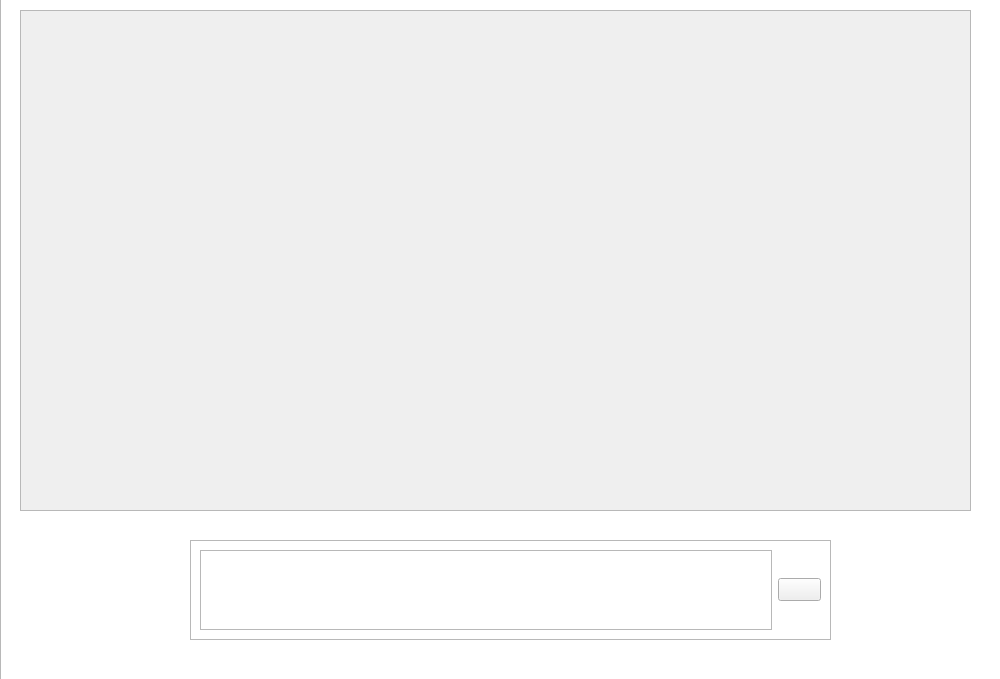
<?xml version="1.0" encoding="UTF-8"?>
<ui version="4.0">
 <class>Form</class>
 <widget class="QWidget" name="Form">
  <property name="geometry">
   <rect>
    <x>0</x>
    <y>0</y>
    <width>1000</width>
    <height>679</height>
   </rect>
  </property>
  <property name="maximumSize">
   <size>
    <width>1000</width>
    <height>1000</height>
   </size>
  </property>
  <property name="windowTitle">
   <string>Form</string>
  </property>
  <widget class="QScrollArea" name="scrollArea">
   <property name="geometry">
    <rect>
     <x>20</x>
     <y>10</y>
     <width>951</width>
     <height>501</height>
    </rect>
   </property>
   <property name="widgetResizable">
    <bool>true</bool>
   </property>
   <widget class="QWidget" name="scrollAreaWidgetContents">
    <property name="geometry">
     <rect>
      <x>0</x>
      <y>0</y>
      <width>949</width>
      <height>499</height>
     </rect>
    </property>
   </widget>
  </widget>
  <widget class="QListView" name="listView">
   <property name="geometry">
    <rect>
     <x>0</x>
     <y>-30</y>
     <width>1001</width>
     <height>711</height>
    </rect>
   </property>
   <property name="styleSheet">
    <string notr="true">border-image: url(:/icons/icons/Itsuki_4.jpg);</string>
   </property>
  </widget>
  <widget class="QFrame" name="frame">
   <property name="geometry">
    <rect>
     <x>190</x>
     <y>540</y>
     <width>641</width>
     <height>100</height>
    </rect>
   </property>
   <property name="maximumSize">
    <size>
     <width>16777215</width>
     <height>100</height>
    </size>
   </property>
   <property name="font">
    <font>
     <pointsize>10</pointsize>
    </font>
   </property>
   <property name="autoFillBackground">
    <bool>false</bool>
   </property>
   <property name="frameShape">
    <enum>QFrame::StyledPanel</enum>
   </property>
   <property name="frameShadow">
    <enum>QFrame::Raised</enum>
   </property>
   <layout class="QGridLayout" name="gridLayout">
    <item row="1" column="1">
     <widget class="QTextEdit" name="textEdit">
      <property name="maximumSize">
       <size>
        <width>16777215</width>
        <height>16777215</height>
       </size>
      </property>
     </widget>
    </item>
    <item row="1" column="2">
     <widget class="QPushButton" name="pushButton">
      <property name="text">
       <string/>
      </property>
      <property name="icon">
       <iconset resource="../images.qrc">
        <normaloff>:/icons/icons/send.svg</normaloff>:/icons/icons/send.svg</iconset>
      </property>
     </widget>
    </item>
   </layout>
  </widget>
  <zorder>listView</zorder>
  <zorder>scrollArea</zorder>
  <zorder>frame</zorder>
 </widget>
 <resources>
  <include location="../images.qrc"/>
 </resources>
 <connections/>
</ui>
